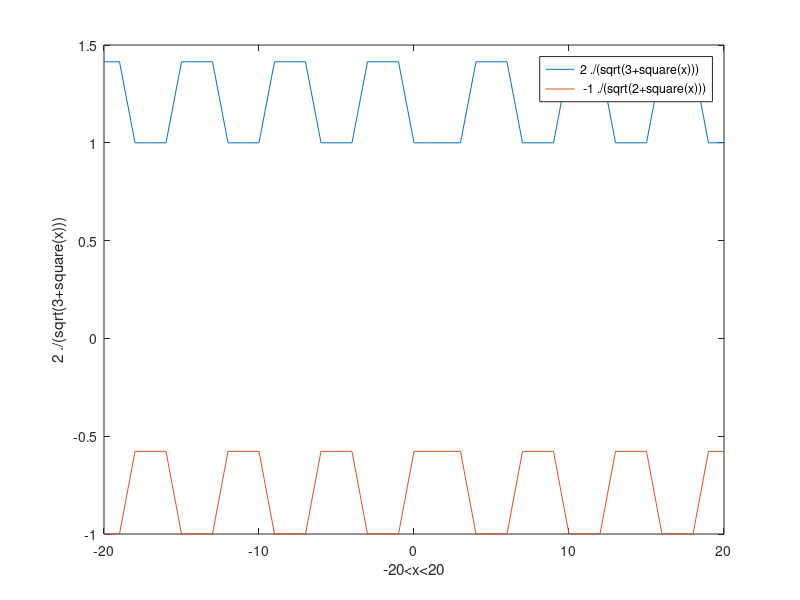

This chart was generated by the following MATLAB code:
x =(-20: 20);

y = 2 ./(sqrt(3+square(x)));

y1 = -1 ./(sqrt(2+square(x)));

plot(x,y,x,y1);
xlabel('-20<x<20');
ylabel('2 ./(sqrt(3+square(x)))');
legend('2 ./(sqrt(3+square(x)))' ,' -1 ./(sqrt(2+square(x)))');
